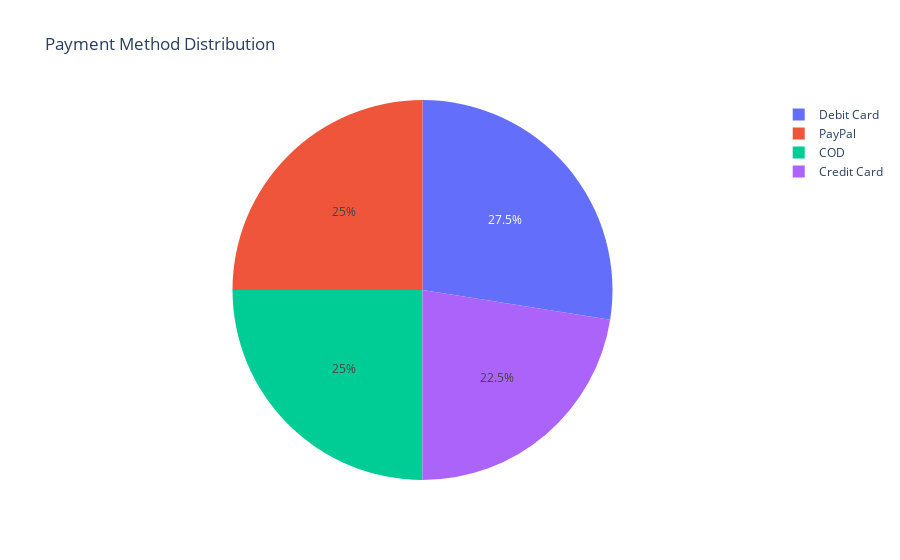

Source (notebook cell):
### Markdown cell above
**Answer 2**

### Code cell
#Create a pie chart to show the distribution of payment methods.
payment_method_distribution=orders_customers_products['payment_method'].value_counts().reset_index(name='Total Orders')
fig = px.pie(payment_method_distribution, names='payment_method', values='Total Orders', title='Payment Method Distribution')
fig.show()

### Figure 1 — Plotly figure (JSON) as saved in the notebook; plotly's stock layout.template omitted (floating-point values rounded to 4 significant figures)
{"data": [{"domain": {"x": [0, 1], "y": [0, 1]}, "hovertemplate": "payment_method=%{label}<br>Total Orders=%{value}<extra></extra>", "labels": ["Debit Card", "PayPal", "COD", "Credit Card"], "legendgroup": "", "name": "", "showlegend": true, "type": "pie", "values": [55, 50, 50, 45]}], "layout": {"legend": {"tracegroupgap": 0}, "title": {"text": "Payment Method Distribution"}}}
